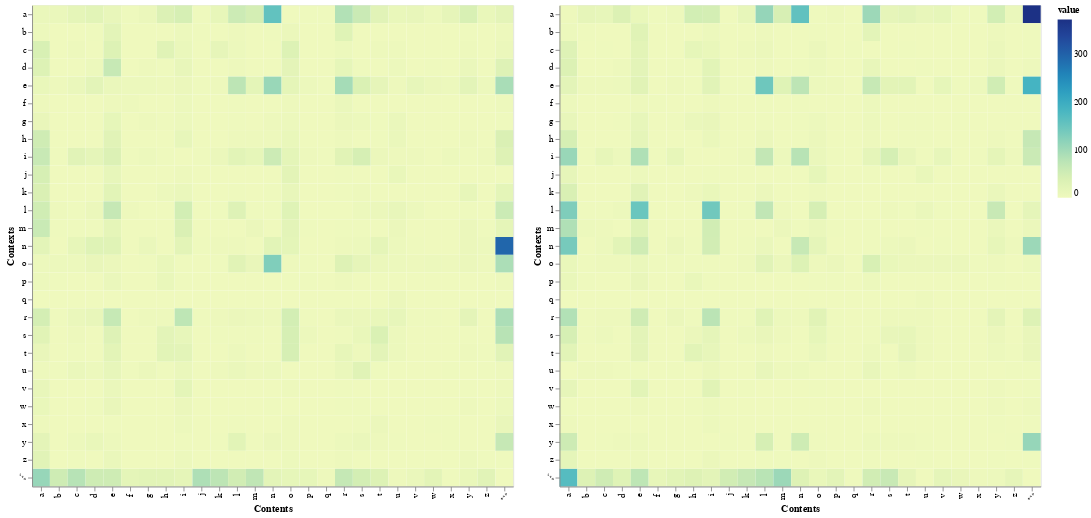

The code cell stored with this chart in its notebook:
### Markdown cell above
So with this tool, we can see a side by side comparison of the different heatmaps created by boy names and girl names:

### Code cell
get_heatmap(boys_bi) | get_heatmap(girls_bi)

### Figure 1 — Vega-Lite specification as saved in the notebook (floating-point values rounded to 4 significant figures; data arrays with more than 128 entries replaced by an {"elided": "..."} marker saying what was removed)
{"config": {"view": {"continuousWidth": 300, "continuousHeight": 300}}, "hconcat": [{"data": {"name": "data-e9c12efe915237bee97f4bfa855f5c42"}, "mark": {"type": "rect"}, "encoding": {"color": {"field": "value", "type": "quantitative"}, "tooltip": [{"field": "Contexts", "type": "nominal"}, {"field": "Contents", "type": "nominal"}, {"field": "value", "type": "quantitative"}], "x": {"field": "Contents", "type": "ordinal"}, "y": {"field": "Contexts", "type": "ordinal"}}}, {"data": {"name": "data-1fb5311475f7bec927ad282ee9d47c67"}, "mark": {"type": "rect"}, "encoding": {"color": {"field": "value", "type": "quantitative"}, "tooltip": [{"field": "Contexts", "type": "nominal"}, {"field": "Contents", "type": "nominal"}, {"field": "value", "type": "quantitative"}], "x": {"field": "Contents", "type": "ordinal"}, "y": {"field": "Contexts", "type": "ordinal"}}}], "$schema": "https://vega.github.io/schema/vega-lite/v5.17.0.json", "datasets": {"data-e9c12efe915237bee97f4bfa855f5c42": {"elided": "729 records"}, "data-1fb5311475f7bec927ad282ee9d47c67": {"elided": "729 records"}}}
